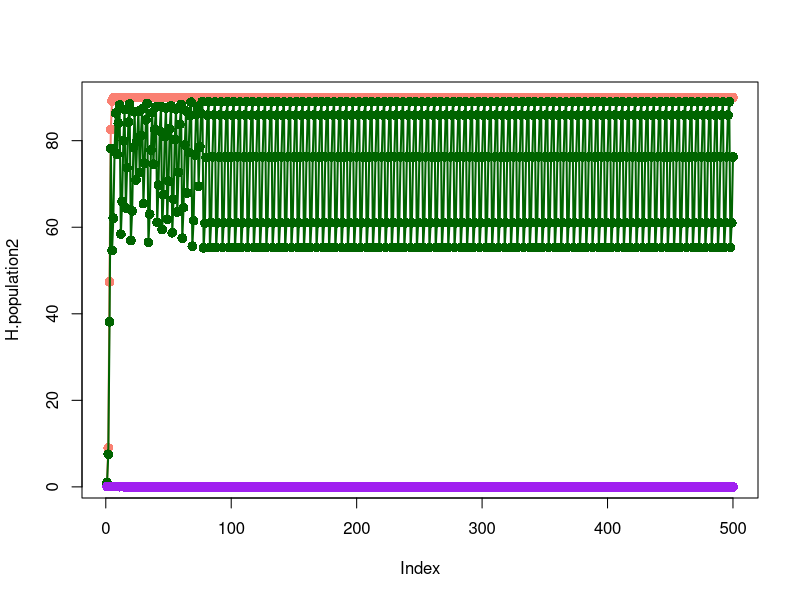
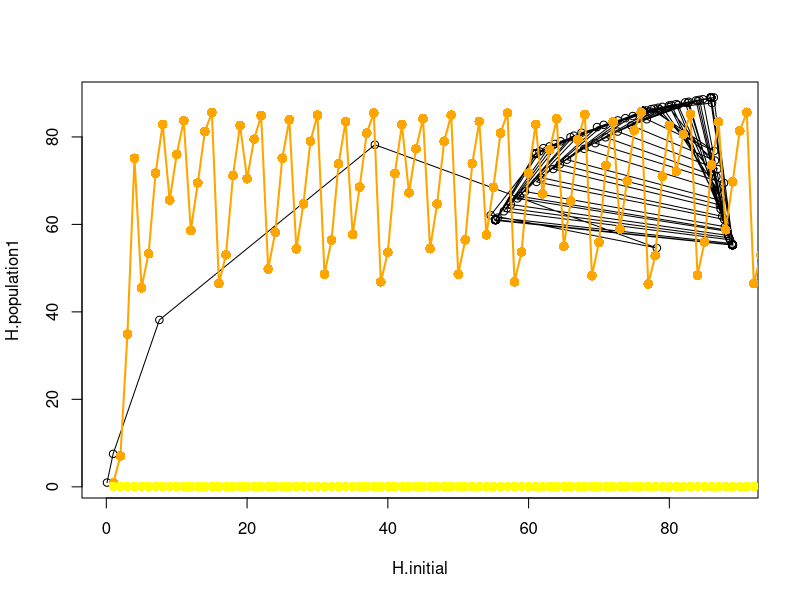

Recreate these plots in R, in order.
##################################################################################################
#File name: General_tmii_model.R
#Build a general model, describing trait-mediated indirect interaction between mammals and insects
#Starting from a basic population model and  the tmii-models in Anderson et al 2009 
#Modifying the model with specific mammal-insect factors 
##################################################################################################

#Discrete population model
#Forest system (many herbivore generation per plant generation, do not need to model plant population, see Underwood 1999)

#Models are based on:
#Berverton-Holt model
#Anderson et al. 2009


#Set initial variables for MODEL 1 (Beverton-Holt model)
M<-10 #
#Carrying capacity K = (r - 1)* M [if M = 10, r = 10. K = (10-1)*10 = 90]
r<-10 #Population growth rate
generations<-500 #Number of generations to run the model for 
H<-0.1 #Population density at time t=0 of the insect herbivore
H1<-0.1 #Population density at time t=0 of the mammal 
M1<-10 #M for mammal model
r1<-1 #r for mammal model

#MODEL 1:
#####################################
#Model w/o induced responses and no mortality/regulating factors.  
H.population2<-numeric(generations) #Population size matrix for insect
H1.pop<-numeric(generations) #Population size matrix for mammal
for(i in 1:generations){
  H<-(r*H)/(1+(H/M)) 
  H.population2[i]<-H
  H1<-(r1*H1)/(1+(H1/M1))
  H1.pop[i]<-H1
} 
plot(H.population2, col="salmon",pch=16,cex=1.3)
lines(H.population2, col="salmon",lwd=2)
points(H1.pop,col="lightblue",pch=16,cex=1.3)
lines(H1.pop, col="lightblue",lwd=2)
####################################
#MODEL 1 - population do not depend on eachother and increase to their carrying capacities. 

#Set initial varialbes for MODEL 2 (Modified Beverton-Holt)
M<-10 
r<-10 
generations<-500 
H<-0.1 
H1<-0.1
I1<-0.4 #Level of mammal induced response 
I2<-0 #Level of insect induced response  
d1<-0.75 #Decay rate of induced reponse I1 (0= no decay, 1=100% decay)
d2<-0.75 #Decay rate of induced reponse I2 (0= no decay, 1=100% decay)
y1<-0.5 #Effect of induced response on herbivore growth rate per unit of I1 (effect can be -,0,+ & weak/strong)
y2<-0.5 #Effect of induced resposne on herbivore growth rate per unit of I2 (effect can be -,0,+ & weak/strong)
M1<-10
r1<-1

alfa<-10 #Maximum per capita induced response elicitation rate
beta<-1 #Per unit reduction in elicitation rate due to plant self-limitation
ro<-numeric(1) #Elicitation by herbivory and self-limitation for I2
ro1<-numeric(1) #Elicitation by herbivory and self-limitation for I1
Q<-0.5 #Proportion of plants damaged by insects in previous generation
#I in the next generation will be I(t+1) = I(t) + ro - d*I(t) (previous level + elicitation/selflimitation - decay)

#MODEL 2:
####################################
#Model with induced reponses but each herbivore is only affected by the response they induce themselves
H.population1<-numeric(generations) #Population size matrix
H.initial<-numeric(generations)
H1.pop2<-numeric(generations)
for(i in 1:generations){
  H.initial[i]<-H
  if(I2<(alfa/beta)){
    ro<-(alfa-beta*I2)*H
  }else{
    ro<-0
  }
  
  I2<-I2+ro-d2*I2
  
  if(I1<(alfa/beta)){
    ro1<-(alfa-beta*I1)*H1
  }else{
    ro1<-0
  }
  
  I1<-I1+ro1-d1*I1
  
  #H<-(r*H)/(1+((H+y2*I2)/M)) 
  #H<-Q*((r*H)/(1+((H+y2*I2)/M))) + (1-Q)*((r*H)/(1+(H)/M) - kH) (where k is some sort of survival/mortality rate?, should this be added everywhere?)
  H<-Q*((r*H)/(1+((H+y2*I2)/M))) + (1-Q)*((r*H)/(1+(H)/M))
  H.population1[i]<-H
  H1<-(r1*H1)/(1+((H1+y1*I1)/M1))
  H1.pop2[i]<-H1
} 
points(H.population1, col="darkgreen",pch=16,cex=1.3)
lines(H.population1, col="darkgreen",lwd=2)
points(H1.pop2, col="purple",pch=16,cex=1.3)
lines(H1.pop2, col="purple",lwd=2)

plot(H.initial,H.population1)
lines(H.initial,H.population1)
####################################
#MODEL 2 - population regulation/dynamcis only depend on their own induced response 
#Insect herbivore depend on insect induced changes and mammal herbivore on mammal induced changes 



#Set initial variables for MODEL 3 

M<-10 
r<-10
M1<-10
r1<-1
generations<-500 
H<-0.1 
H1<-0.1
I1<-0.4#Induced response level by mammalian (effect on insect can be -,0,+ & weak/strong)
I2<-0 #Induced response level by insect herbivore (effect on insect can be -,0,+ & weak/strong)
d1<-0.75
d2<-0.75
y2<-(0.5) #Effect of induced resposne I2 (insect induced) (effect can be -,0,+ & weak/strong)
y3<-0 #Effect of induced resposne I1 (mammal induced) on mammals (effect can be -,0,+ & weak/strong)
#y1 - the effect of mammal induced response on insect depends on the level of I1. (see for-loop)
#The effect of mammals on insects is highest when I1 is at intermediate levels (hump-shaped relationship)

alfa<-10
beta<-1
ro<-numeric(1)
ro1<-numeric(1)

DC<-0.05 #Direct consumption effect (% of the insect population accidently eaten by the mammals)
#Would be good if this could depend on the proportion of insect-mammals, = the more insects per mammal the higher DC
P<-0.3 #Proportion of plants damaged by mammal 
Q<-0.3 #Proportion of plant damaged by insects
PQ<-0.3 #Proportion of plants damaged by both insects and mammals


#MODEL 3:
####################################
#Model with induced responses. Induced reponses of mammal affects insect population
#Specific 'direct consumption' term added (insect accidently eaten by mammals)
#Different proportions of the plant population have had previous herbivory by insects or mammals or both or neither
#Insect population is affected by mammalian induced responses but the mammal is not affected by the insect
#The mammal population is affected by its own induced responses


H.population<-numeric(generations) #Population size matrix for insect
H1.pop3<-numeric(generations)#Population size matrix for mammal
I1.mat<-numeric(generations)#Matrix to look at I1
I2.mat<-numeric(generations)#Matrix to look at I2
H.init<-numeric(generations)

for(i in 1:generations){
  
  #Generate value for y1. y1 depends on the level of mammal induced response (I1) 
  H.init[i]<-H
  if(I1<5|I1>15){
    y1<-0.2 #Per unit effect of induced resposne I1 (mammal induced) on insects (effect can be -,0,+ & weak/strong)
  }else{
    y1<-0.4
  }
  
  if(I2<(alfa/beta)){
    ro<-(alfa-beta*I2)*H
  }else{
    ro<-0
  }
  
  I2<-I2+ro-d2*I2
  I2.mat[i]<-I2
  
  if(I1<(alfa/beta)){
    ro1<-(alfa-beta*I1)*H1
  }else{
    ro1<-0
  }
  
  I1<-I1+ro1-d1*I1
  I1.mat[i]<-I1
  
  #Q - prop of trees previously affected by H (the insect)
  #P - proportion of trees affected by the mammal (H1)
  #PQ - proportion of trees affected by both
  #1-Q-P-PQ - prop of trees non-induced
  H<-P*((r*H)/(1+((H+y1*I1)/M))-DC*H)+Q*((r*H)/(1+((H+y2*I2)/M)))+PQ*((r*H)/(1+((H+y1*I1+y2*I2)/M))-DC*H)+(1-P-Q-PQ)*((r*H)/(1+((H)/M)))
    
  
  H1<-(r1*H1)/(1+((H1+y3*I1)/M1))

  H.population[i]<-H
  H1.pop3[i]<-H1
 
} 
points(H.population, col="orange",pch=16,cex=1.3)
lines(H.population, col="orange",lwd=2)
points(H1.pop3, col="yellow",pch=16,cex=1.3)
lines(H1.pop3, col="yellow",lwd=2)


####################################


#############################################
#QUESTIONS, PROBLEMS, LIMITATIONS, IDEAS ETC.
#############################################

#Need to run several insect generations per mammal generation (?!)
#Can we link mammal population density to proportion of trees that are induced/non-induced by mammals
#Should mammalian dynamics be affected by induced responses? 
#Use proportions in the mammal-dynamics part as well 
#Does the proportion thing make sense? 
#Should mammals be affected by insect induced responses?
#Selectivity of herbivores - herbivores might try to avoid induced or non-induced plants 
#Do we need to model the mammals - can we just model the mammal induced response and can we link that to proportion of trees?




